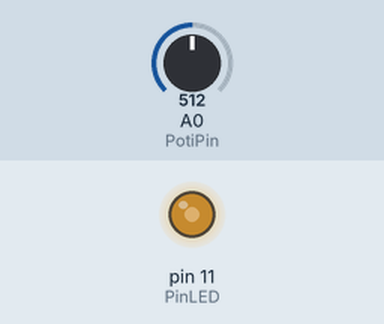
This sketch was run on a simulated Arduino Uno, built with avr-gcc and run on an emulated ATmega328P. Shown: output pins drawn as LEDs (lit = HIGH). Inputs (shaded band) come from the test bench; at power-on: A0 (PotiPin) = 512.

Above: at 1.2 s.
1.3 s: A0 (PotiPin) set to 716
At 2.1 s:
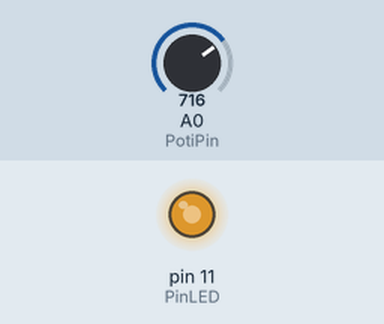
2.8 s: A0 (PotiPin) set to 900
At 3.2 s:
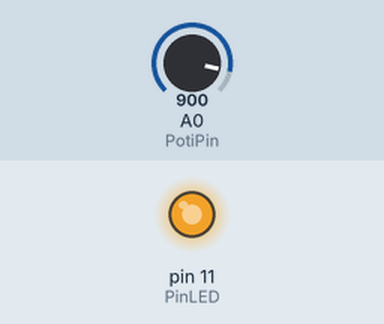
4.3 s: A0 (PotiPin) set to 122
At 5.5 s:
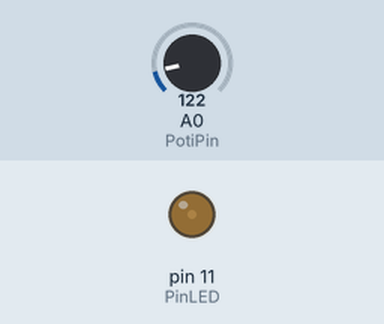
5.8 s: A0 (PotiPin) set to 0
At 6.7 s:
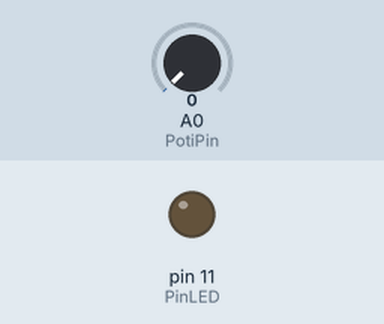
Timing chart, 0 to 8.3 s (numbered marks = the images above; inputs shaded):
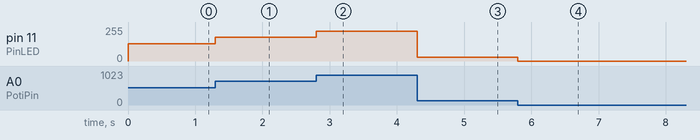

Measured:
- after the input at 1.3 s, pin 11 (PinLED): 128/255 → 179/255 at once
- after the input at 2.8 s, pin 11 (PinLED): 179/255 → 225/255 at once
- after the input at 4.3 s, pin 11 (PinLED): 225/255 → 30/255 at once
- after the input at 5.8 s, pin 11 (PinLED): 30/255 → 0/255 at once

The sketch:

sketch_apr28a2.ino
```cpp
int PotiPin = A0;

int PinLED = 11;

int PotiWert;


void setup(){
  pinMode(PotiPin, INPUT); //brauch man eigentlich nicht hin schreiben

  pinMode(PinLED, OUTPUT);
}


void loop(){
  PotiWert = analogRead(PotiPin);
  analogWrite(PinLED, PotiWert / 4);

}
```
